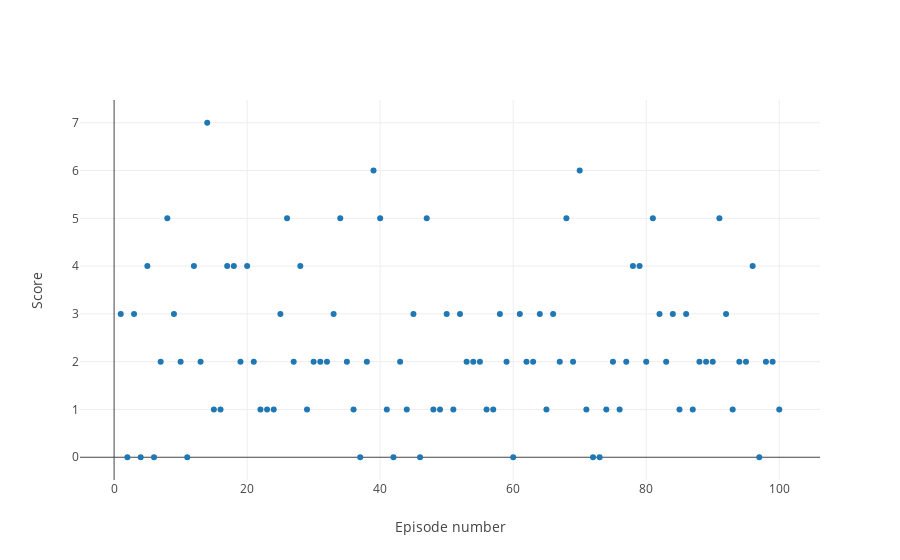

Write notebook code for a chart like this one.
### Code cell
plot_scores(new_scores)

### Figure 1 — Plotly figure (JSON) as saved in the notebook; plotly's stock layout.template omitted (floating-point values rounded to 4 significant figures)
{"data": [{"mode": "markers", "type": "scatter", "x": [1, 2, 3, 4, 5, 6, 7, 8, 9, 10, 11, 12, 13, 14, 15, 16, 17, 18, 19, 20, 21, 22, 23, 24, 25, 26, 27, 28, 29, 30, 31, 32, 33, 34, 35, 36, 37, 38, 39, 40, 41, 42, 43, 44, 45, 46, 47, 48, 49, 50, 51, 52, 53, 54, 55, 56, 57, 58, 59, 60, 61, 62, 63, 64, 65, 66, 67, 68, 69, 70, 71, 72, 73, 74, 75, 76, 77, 78, 79, 80, 81, 82, 83, 84, 85, 86, 87, 88, 89, 90, 91, 92, 93, 94, 95, 96, 97, 98, 99, 100], "y": [3, 0, 3, 0, 4, 0, 2, 5, 3, 2, 0, 4, 2, 7, 1, 1, 4, 4, 2, 4, 2, 1, 1, 1, 3, 5, 2, 4, 1, 2, 2, 2, 3, 5, 2, 1, 0, 2, 6, 5, 1, 0, 2, 1, 3, 0, 5, 1, 1, 3, 1, 3, 2, 2, 2, 1, 1, 3, 2, 0, 3, 2, 2, 3, 1, 3, 2, 5, 2, 6, 1, 0, 0, 1, 2, 1, 2, 4, 4, 2, 5, 3, 2, 3, 1, 3, 1, 2, 2, 2, 5, 3, 1, 2, 2, 4, 0, 2, 2, 1]}], "layout": {"hovermode": "closest", "xaxis": {"title": "Episode number"}, "yaxis": {"title": "Score"}}}
